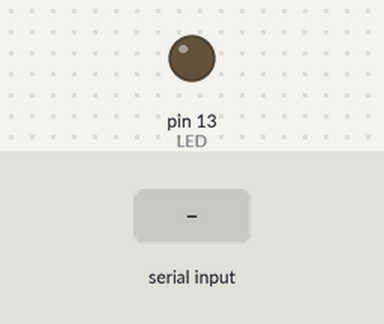
Bench run of a sketch on a simulated Arduino Uno, built with avr-gcc and run on an emulated ATmega328P. Parts: output pins drawn as LEDs (lit = HIGH). Inputs (shaded band) come from the test bench.

Above: at 1.2 s.
1.3 s: "1" received over the second serial link
At 2.2 s:
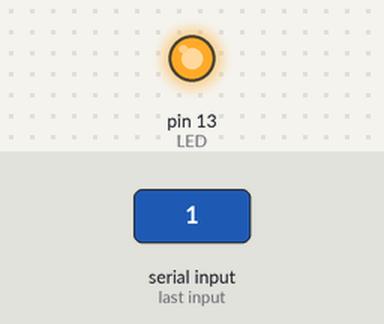
2.8 s: "0" received over the second serial link
At 3.4 s:
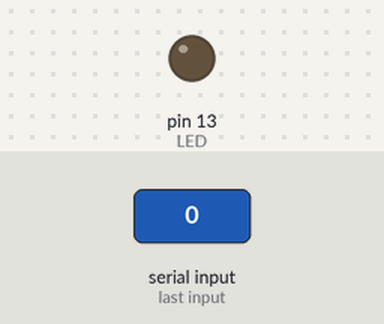
Timing chart, 0 to 5.8 s (numbered marks = the images above; inputs shaded):
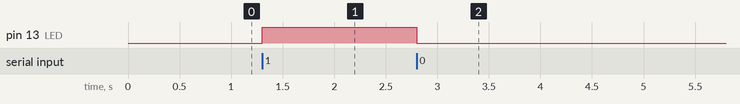

Measured:
- after the input at 1.3 s, pin 13 (LED): LOW → HIGH at once
- after the input at 2.8 s, pin 13 (LED): HIGH → LOW at once

The sketch:

BluetoothTest.ino
```cpp
#include <SoftwareSerial.h>
SoftwareSerial mySerial(2, 3); // RX, TX

int LED = 13;

void setup()
{
  mySerial.begin(9600);
  pinMode(LED, OUTPUT);
}

void loop()
{
  if (mySerial.available())
  {
    int val = mySerial.read();

    if (val == '1') digitalWrite(LED, HIGH);
    if (val == '0') digitalWrite(LED, LOW);
  }
}
```
